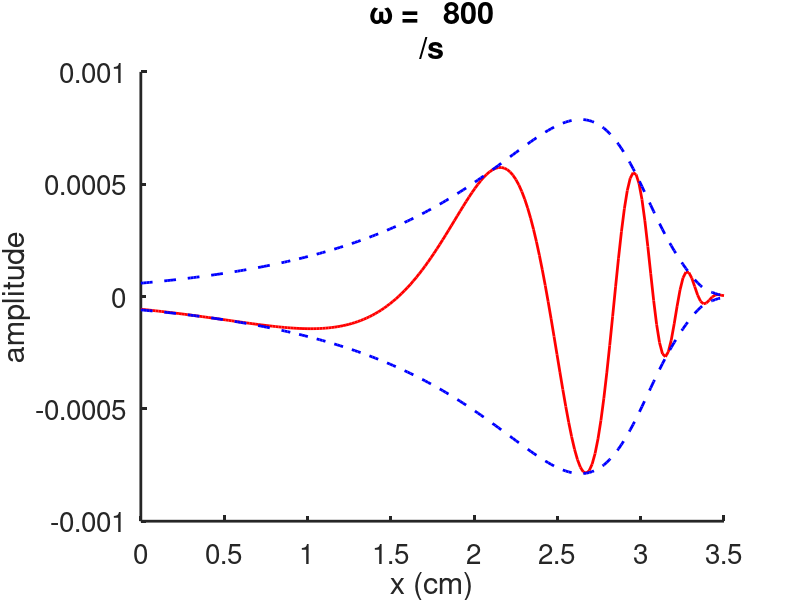
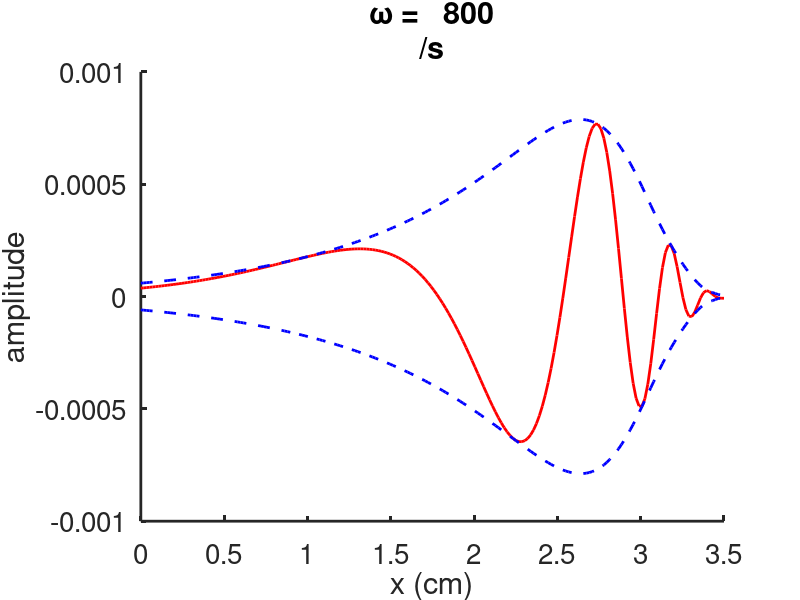
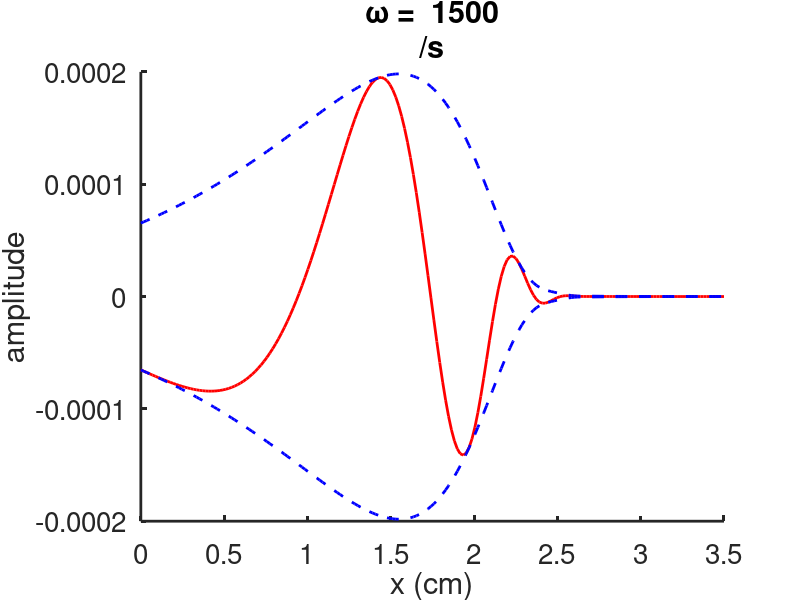
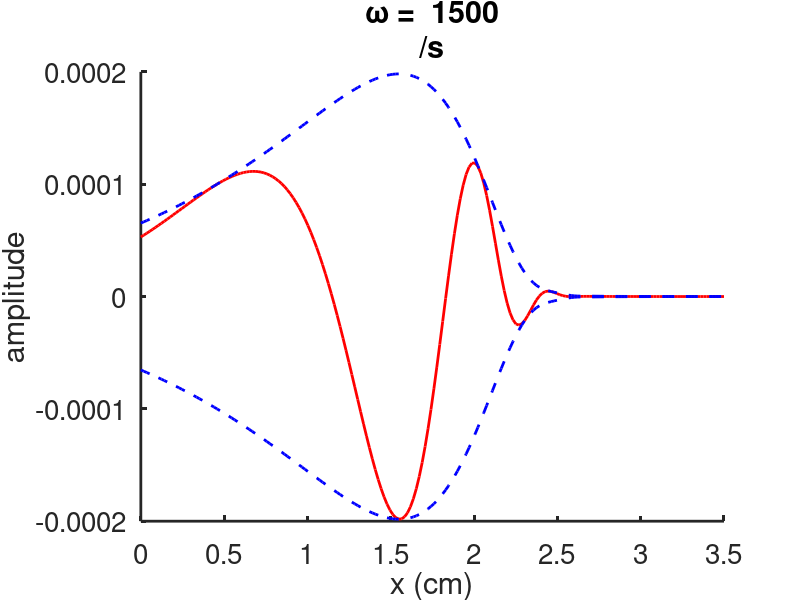

Write the MATLAB code that produced these figures, in order.
% code to simulate cochlear wave with the Lesser-Berkley model
% 
% % For Figure  20.7 of
% Keener and Sneyd, Mathematical Physiology, 3rd Edition, Springer.

% Written by James Keener and James Sneyd

%-------------------------------------------------------------------
clear all
close all
clc
set(0,                           ...
   'defaultaxesfontsize', 20,   ...
   'defaultaxeslinewidth', 2.0, ...
   'defaultlinelinewidth', 2.0, ...
   'defaultpatchlinewidth', 0.7);
num = 200;
L = 3.5;   % Units of cm
l = 0.35;
lam = 1.5;
xi = linspace(0,1,num);
k = (1.e7)*exp(-lam*xi*L);   % don't forget that  x=xi*L  
mass = 0.05;
r = 3000*exp(-lam*xi*L);
% two cases:
wlist=[800,1500];

for wj = 1:2
    w = wlist(wj);


Z = 1i*w*mass + r -1i* k/w;
W = -1i*Z/(w*L);
sigma = l/L;


% Initialize
N =100;
alpha = zeros(N+1);
f = zeros(N+1,1);
A = zeros(N+1,1);

% get matrix coefficients
for n=0:N
    nn = n+1;
    for m = 0:N
        mm = m+1;
        alpha(mm,nn) = 2*cosh(n*pi*sigma)*trapz(xi,cos(n*pi*xi).*cos(m*pi*xi)./W);
        f(mm) = -trapz(xi,xi.*(2-xi).*cos(m*pi*xi)./W);
    end
    alpha(nn,nn) = alpha(nn,nn) + n*pi*sinh(n*pi*sigma)/2;
end
f(1) = f(1) - sigma;

% solve linear equations for Fourier coefficients
A  = alpha\f;

 
% construct phi on y=0
y = 0.0;   % evaluate eta on the membrane
phi = xi.*(1-xi/2) - sigma*y.*(1-y/(2*sigma));
for n=0:N
    phi = phi + A(n+1)*cosh(n*pi*(sigma-y))*cos(n*pi*xi);
end

Fhat = 1;   % driving force
phi = phi/(1i*w*L*Fhat);
eta = 2*phi./W;

figure(2*wj-1)
plot(xi*L,real(eta),'r' )
hold on
plot(xi*L,abs(eta),'--b',xi*L,-abs(eta)','--b','LineWidth',2)
 xlabel('x (cm)')
   ylabel('amplitude')
    xlim([0,L])
   formatSpecF = '%6.0f\n';

   title(strcat('\omega = ',sprintf(formatSpecF,w),'/s'))
   box off

% animate the wave, just for fun 
N = 200;
times = linspace(0,10/w,N);
figure(2*wj)
for j=1:N
    etawave = eta*exp(1i*w*times(j));
    plot(xi*L,real(etawave),'r',xi*L,abs(etawave),'--b',xi*L,-abs(etawave),'--b')
   xlabel('x (cm)')
   ylabel('amplitude')
   box off
    formatSpecF = '%6.0f\n';

   title(strcat('\omega = ',sprintf(formatSpecF,w),'/s'))
   xlim([0,L])
   drawnow
    pause(0.02)
end

end


%igorout = [x' real(eta/max(eta))' abs(eta/max(eta))' -abs(eta/max(eta))'];
%writematrix(igorout,'igor_800.dat')
